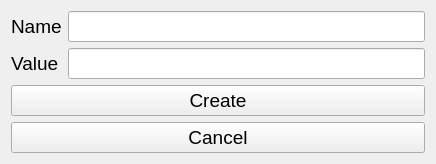
<?xml version="1.0" encoding="UTF-8"?>
<ui version="4.0">
 <class>ConstCreatorDialog</class>
 <widget class="QWidget" name="ConstCreatorDialog">
  <property name="geometry">
   <rect>
    <x>0</x>
    <y>0</y>
    <width>436</width>
    <height>156</height>
   </rect>
  </property>
  <property name="windowTitle">
   <string>Constant Creator</string>
  </property>
  <layout class="QFormLayout" name="formLayout">
   <item row="0" column="0">
    <widget class="QLabel" name="lblName">
     <property name="font">
      <font>
       <pointsize>14</pointsize>
      </font>
     </property>
     <property name="text">
      <string>Name</string>
     </property>
    </widget>
   </item>
   <item row="0" column="1">
    <widget class="QLineEdit" name="lneName">
     <property name="font">
      <font>
       <pointsize>14</pointsize>
      </font>
     </property>
    </widget>
   </item>
   <item row="1" column="0">
    <widget class="QLabel" name="lblValue">
     <property name="font">
      <font>
       <pointsize>14</pointsize>
      </font>
     </property>
     <property name="text">
      <string>Value</string>
     </property>
    </widget>
   </item>
   <item row="1" column="1">
    <widget class="QLineEdit" name="lneValue">
     <property name="font">
      <font>
       <pointsize>14</pointsize>
      </font>
     </property>
    </widget>
   </item>
   <item row="2" column="0" colspan="2">
    <widget class="QPushButton" name="btnCreate">
     <property name="font">
      <font>
       <pointsize>14</pointsize>
      </font>
     </property>
     <property name="text">
      <string>Create</string>
     </property>
    </widget>
   </item>
   <item row="3" column="0" colspan="2">
    <widget class="QPushButton" name="btnCancel">
     <property name="font">
      <font>
       <pointsize>14</pointsize>
      </font>
     </property>
     <property name="text">
      <string>Cancel</string>
     </property>
    </widget>
   </item>
  </layout>
 </widget>
 <resources/>
 <connections/>
</ui>
